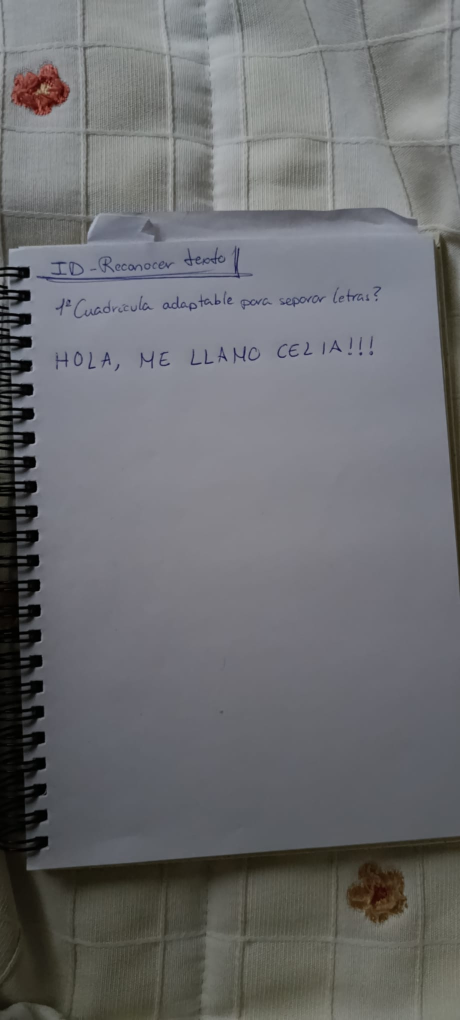
#> input picture imgs/textoprueba.jpeg, 920 x 2040 px (shown at 1/2 size)
$ python -i procesarLetras.py   (imports and definitions only)
#> lines starting #> are read from the running program, lines starting #| are printed output that depends on the picture; after the words box and inside, x2 and y2 are one past the last pixel; in counts of white or black regions, pixels touching at a corner belong together
import cv2
import numpy as np
import string
import config

tamano = config.TAM
umbral_confianza = config.UMBRAL_CONF


def normalizarLetra(frame):
    puntos = cv2.findNonZero(frame)
#> puntos = contour of 1873923 points, box (x1, y1, x2, y2) (0, 0, 920, 2040), area 67
    if puntos is None:
        return

    x, y, ancho, alto = cv2.boundingRect(puntos) # caja más ajustada a la letra
#> x = 0; y = 0; ancho = 920; alto = 2040
    recorte = frame[y:y+alto, x:x+ancho]

    borde = 3 # para que la letra no toque el margen
    escala = (tamano - 2*borde) / max(ancho, alto)
#> escala = 0.0127
    nuevo_ancho = max(1, int(round(ancho * escala)))
#> nuevo_ancho = 12
    nuevo_alto = max(1, int(round(alto * escala)))
#> nuevo_alto = 26

    # se redimensiona con INTER AREA
    recorte = cv2.resize(recorte, (nuevo_ancho, nuevo_alto), interpolation=cv2.INTER_AREA)

    # se crea un lienzo y se pega la letra en el medio
    # la division es para ver donde empieza a pegarse
    lienzo = np.zeros((tamano, tamano), dtype=np.uint8)
    x0 = (tamano - nuevo_ancho) // 2 # // es una division entera que redondea hacia abajo
#> x0 = 10
    y0 = (tamano - nuevo_alto) // 2
#> y0 = 3
    lienzo[y0:y0+nuevo_alto, x0:x0+nuevo_ancho] = recorte
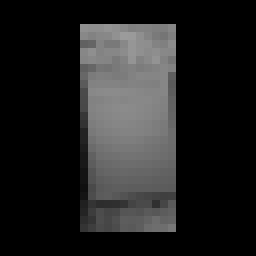
#> lienzo: shape (32, 32) (shown 8 times larger); min 0, max 155, mean 33.4

    return cv2.GaussianBlur(lienzo, (3, 3), 0)
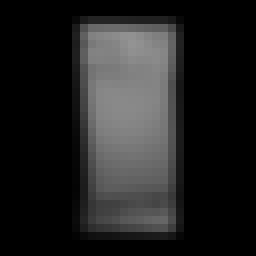
#> returned value: shape (32, 32) (shown 8 times larger); min 0, max 147, mean 33.4


# genera una imagen de cada letra de tamano 32x32 y se guarda en plantillas
# [70 lines left out: functions crearPlantillas, clasificarLetras, transcribir, not called in this run]

# una caja = x, y, ancho, alto
# devuelve y + alto/2
def centroVertical(caja):
    return caja[1] + caja[3] / 2

# devuelve x
def posicionX(caja):
    return caja[0]

# findContours devuelve las cajas en el orden que quiere
# hace falta un metodo de ordenacion
# [29 lines left out: function ordenarCajas, not called in this run]

>>> import cv2
>>> picture = cv2.imread('../imgs/textoprueba.jpeg', cv2.IMREAD_GRAYSCALE)
>>> result = normalizarLetra(picture)
